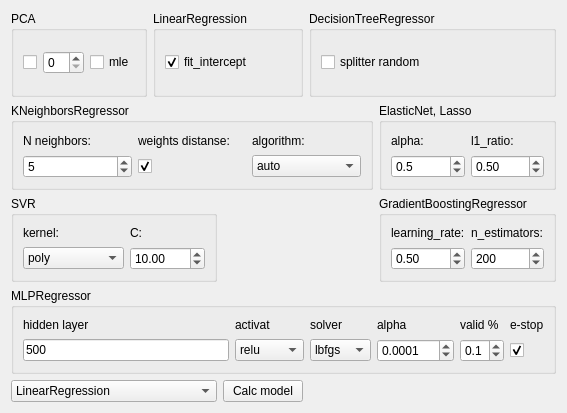
<?xml version="1.0" encoding="UTF-8"?>
<ui version="4.0">
 <class>Form_regression</class>
 <widget class="QWidget" name="Form_regression">
  <property name="geometry">
   <rect>
    <x>0</x>
    <y>0</y>
    <width>567</width>
    <height>413</height>
   </rect>
  </property>
  <property name="windowTitle">
   <string>Regression</string>
  </property>
  <layout class="QGridLayout" name="gridLayout_9">
   <item row="0" column="0">
    <widget class="QGroupBox" name="groupBox_8">
     <property name="title">
      <string>PCA</string>
     </property>
     <layout class="QGridLayout" name="gridLayout_8">
      <item row="0" column="0">
       <widget class="QCheckBox" name="checkBox_pca">
        <property name="text">
         <string/>
        </property>
       </widget>
      </item>
      <item row="0" column="1">
       <widget class="QSpinBox" name="spinBox_pca"/>
      </item>
      <item row="0" column="2">
       <widget class="QCheckBox" name="checkBox_pca_mle">
        <property name="text">
         <string>mle</string>
        </property>
       </widget>
      </item>
     </layout>
    </widget>
   </item>
   <item row="0" column="1" colspan="2">
    <widget class="QGroupBox" name="groupBox">
     <property name="title">
      <string>LinearRegression</string>
     </property>
     <layout class="QGridLayout" name="gridLayout">
      <item row="0" column="0">
       <widget class="QCheckBox" name="checkBox_fit_intercept">
        <property name="toolTip">
         <string>Определяет, нужно ли добавлять свободный член (пересечение) в модель. Если fit_intercept включен, то модель будет иметь угол наклона и свободный член (смещение). Если fit_intercept отключен, то угол наклона будет определен без свободного члена.</string>
        </property>
        <property name="text">
         <string>fit_intercept</string>
        </property>
        <property name="checked">
         <bool>true</bool>
        </property>
       </widget>
      </item>
     </layout>
    </widget>
   </item>
   <item row="0" column="3" colspan="2">
    <widget class="QGroupBox" name="groupBox_3">
     <property name="title">
      <string>DecisionTreeRegressor</string>
     </property>
     <layout class="QGridLayout" name="gridLayout_2">
      <item row="0" column="0">
       <widget class="QCheckBox" name="checkBox_splitter_rnd">
        <property name="toolTip">
         <string>Стратегия, используемая для выбора разделения в узлах. Возможные значения - &quot;best&quot; (выбирается лучшее разделение) или &quot;random&quot; (выбирается случайное разделение)</string>
        </property>
        <property name="text">
         <string>splitter random</string>
        </property>
       </widget>
      </item>
     </layout>
    </widget>
   </item>
   <item row="1" column="0" colspan="4">
    <widget class="QGroupBox" name="groupBox_4">
     <property name="title">
      <string>KNeighborsRegressor</string>
     </property>
     <layout class="QGridLayout" name="gridLayout_4">
      <item row="0" column="1">
       <widget class="QLabel" name="label_41">
        <property name="toolTip">
         <string>Если выключено, все ближайшие соседи вносят одинаковый вклад в прогноз, если включено вклад каждого соседа зависит от его расстояния до целевой точки.</string>
        </property>
        <property name="text">
         <string>weights distanse:</string>
        </property>
       </widget>
      </item>
      <item row="0" column="2">
       <widget class="QLabel" name="label_36">
        <property name="toolTip">
         <string>Выбор определенного алгоритма может ускорить вычисления для больших данных</string>
        </property>
        <property name="text">
         <string>algorithm:</string>
        </property>
       </widget>
      </item>
      <item row="0" column="0">
       <widget class="QLabel" name="label_39">
        <property name="accessibleName">
         <string>Количество ближайших соседей, которые будут использованы для прогнозирования значения.</string>
        </property>
        <property name="text">
         <string>N neighbors:</string>
        </property>
       </widget>
      </item>
      <item row="1" column="0">
       <widget class="QSpinBox" name="spinBox_neighbors">
        <property name="accessibleName">
         <string>Количество ближайших соседей, которые будут использованы для прогнозирования значения.</string>
        </property>
        <property name="minimum">
         <number>1</number>
        </property>
        <property name="maximum">
         <number>1000</number>
        </property>
        <property name="value">
         <number>5</number>
        </property>
       </widget>
      </item>
      <item row="1" column="2">
       <widget class="QComboBox" name="comboBox_knn_algorithm">
        <property name="toolTip">
         <string>Выбор определенного алгоритма может ускорить вычисления для больших данных</string>
        </property>
        <item>
         <property name="text">
          <string>auto</string>
         </property>
        </item>
        <item>
         <property name="text">
          <string>ball_tree</string>
         </property>
        </item>
        <item>
         <property name="text">
          <string>kd_tree</string>
         </property>
        </item>
        <item>
         <property name="text">
          <string>brute</string>
         </property>
        </item>
       </widget>
      </item>
      <item row="1" column="1">
       <widget class="QCheckBox" name="checkBox_knn_weights">
        <property name="toolTip">
         <string>Если выключено, все ближайшие соседи вносят одинаковый вклад в прогноз, если включено вклад каждого соседа зависит от его расстояния до целевой точки.</string>
        </property>
        <property name="text">
         <string/>
        </property>
        <property name="checked">
         <bool>true</bool>
        </property>
       </widget>
      </item>
     </layout>
    </widget>
   </item>
   <item row="1" column="4">
    <widget class="QGroupBox" name="groupBox_2">
     <property name="title">
      <string>ElasticNet, Lasso</string>
     </property>
     <layout class="QGridLayout" name="gridLayout_3">
      <item row="0" column="0">
       <widget class="QLabel" name="label">
        <property name="toolTip">
         <string>Этот параметр контролирует общую силу регуляризации.</string>
        </property>
        <property name="text">
         <string>alpha:</string>
        </property>
       </widget>
      </item>
      <item row="0" column="1">
       <widget class="QLabel" name="label_2">
        <property name="toolTip">
         <string>Этот параметр определяет смешивание регрессии L1 и L2 в ElasticNet. Значение l1_ratio находится в диапазоне от 0 до 1. Когда l1_ratio = 0, это эквивалентно регрессии L2 (Ridge). Когда l1_ratio = 1, это эквивалентно регрессии L1 (Lasso). При значениях между 0 и 1, это комбинация обеих регрессий.</string>
        </property>
        <property name="text">
         <string>l1_ratio:</string>
        </property>
       </widget>
      </item>
      <item row="1" column="0">
       <widget class="QDoubleSpinBox" name="doubleSpinBox_alpha">
        <property name="toolTip">
         <string>Этот параметр контролирует общую силу регуляризации.</string>
        </property>
        <property name="decimals">
         <number>1</number>
        </property>
        <property name="value">
         <double>0.500000000000000</double>
        </property>
       </widget>
      </item>
      <item row="1" column="1">
       <widget class="QDoubleSpinBox" name="doubleSpinBox_l1_ratio">
        <property name="toolTip">
         <string>Этот параметр определяет смешивание регрессии L1 и L2 в ElasticNet. Значение l1_ratio находится в диапазоне от 0 до 1. Когда l1_ratio = 0, это эквивалентно регрессии L2 (Ridge). Когда l1_ratio = 1, это эквивалентно регрессии L1 (Lasso). При значениях между 0 и 1, это комбинация обеих регрессий.</string>
        </property>
        <property name="decimals">
         <number>2</number>
        </property>
        <property name="maximum">
         <double>1.000000000000000</double>
        </property>
        <property name="value">
         <double>0.500000000000000</double>
        </property>
       </widget>
      </item>
     </layout>
    </widget>
   </item>
   <item row="2" column="0" colspan="2">
    <widget class="QGroupBox" name="groupBox_5">
     <property name="title">
      <string>SVR</string>
     </property>
     <layout class="QGridLayout" name="gridLayout_5">
      <item row="0" column="0">
       <widget class="QLabel" name="label_3">
        <property name="toolTip">
         <string>Ядро, которое определяет тип нелинейности в модели. </string>
        </property>
        <property name="text">
         <string>kernel:</string>
        </property>
       </widget>
      </item>
      <item row="0" column="1">
       <widget class="QLabel" name="label_4">
        <property name="toolTip">
         <string>Параметр регуляризации. Он контролирует компромисс между подгонкой данных и регуляризацией. Меньшие значения C приводят к более сильной регуляризации, что может помочь уменьшить переобучение. Большие значения C уменьшают регуляризацию, что может привести к лучшему соответствию данным.</string>
        </property>
        <property name="text">
         <string>C:</string>
        </property>
       </widget>
      </item>
      <item row="1" column="0">
       <widget class="QComboBox" name="comboBox_svr_kernel">
        <property name="toolTip">
         <string>Ядро, которое определяет тип нелинейности в модели. </string>
        </property>
        <item>
         <property name="text">
          <string>poly</string>
         </property>
        </item>
        <item>
         <property name="text">
          <string>rbf</string>
         </property>
        </item>
        <item>
         <property name="text">
          <string>linear</string>
         </property>
        </item>
        <item>
         <property name="text">
          <string>sigmoid</string>
         </property>
        </item>
        <item>
         <property name="text">
          <string>precomputed</string>
         </property>
        </item>
       </widget>
      </item>
      <item row="1" column="1">
       <widget class="QDoubleSpinBox" name="doubleSpinBox_svr_c">
        <property name="toolTip">
         <string>Параметр регуляризации. Он контролирует компромисс между подгонкой данных и регуляризацией. Меньшие значения C приводят к более сильной регуляризации, что может помочь уменьшить переобучение. Большие значения C уменьшают регуляризацию, что может привести к лучшему соответствию данным.</string>
        </property>
        <property name="minimum">
         <double>0.010000000000000</double>
        </property>
        <property name="value">
         <double>10.000000000000000</double>
        </property>
       </widget>
      </item>
     </layout>
    </widget>
   </item>
   <item row="2" column="4">
    <widget class="QGroupBox" name="groupBox_6">
     <property name="title">
      <string>GradientBoostingRegressor</string>
     </property>
     <layout class="QGridLayout" name="gridLayout_6">
      <item row="0" column="0">
       <widget class="QLabel" name="label_5">
        <property name="toolTip">
         <string>Этот параметр контролирует величину шага при обновлении весов моделей на каждой итерации бустинга. Меньшие значения learning_rate требуют большего числа деревьев для достижения хорошей точности, но могут улучшить устойчивость модели.</string>
        </property>
        <property name="text">
         <string>learning_rate:</string>
        </property>
       </widget>
      </item>
      <item row="0" column="1">
       <widget class="QLabel" name="label_6">
        <property name="toolTip">
         <string>Это количество базовых моделей (например, деревьев решений), которые будут объединены для создания финальной модели. Большее количество деревьев может улучшить точность модели, но также увеличит время обучения. </string>
        </property>
        <property name="text">
         <string>n_estimators:</string>
        </property>
       </widget>
      </item>
      <item row="1" column="0">
       <widget class="QDoubleSpinBox" name="doubleSpinBox_learning_rate">
        <property name="toolTip">
         <string>Этот параметр контролирует величину шага при обновлении весов моделей на каждой итерации бустинга. Меньшие значения learning_rate требуют большего числа деревьев для достижения хорошей точности, но могут улучшить устойчивость модели.</string>
        </property>
        <property name="minimum">
         <double>0.010000000000000</double>
        </property>
        <property name="singleStep">
         <double>0.100000000000000</double>
        </property>
        <property name="value">
         <double>0.500000000000000</double>
        </property>
       </widget>
      </item>
      <item row="1" column="1">
       <widget class="QSpinBox" name="spinBox_n_estimators">
        <property name="toolTip">
         <string>Это количество базовых моделей (например, деревьев решений), которые будут объединены для создания финальной модели. Большее количество деревьев может улучшить точность модели, но также увеличит время обучения. </string>
        </property>
        <property name="minimum">
         <number>1</number>
        </property>
        <property name="maximum">
         <number>1000</number>
        </property>
        <property name="singleStep">
         <number>50</number>
        </property>
        <property name="value">
         <number>200</number>
        </property>
       </widget>
      </item>
     </layout>
    </widget>
   </item>
   <item row="3" column="0" colspan="5">
    <widget class="QGroupBox" name="groupBox_7">
     <property name="title">
      <string>MLPRegressor</string>
     </property>
     <layout class="QGridLayout" name="gridLayout_7">
      <item row="0" column="0">
       <widget class="QLabel" name="label_31">
        <property name="toolTip">
         <string>Это кортеж, определяющий количество нейронов в каждом скрытом слое. Например, &quot;100&quot; означает один скрытый слой с 100 нейронами, а &quot;50 30&quot; означает два скрытых слоя, в первом 50 нейронов, во втором - 30 нейронов. Вы можете экспериментировать с различными комбинациями слоев и нейронов, чтобы получить лучшие результаты.</string>
        </property>
        <property name="text">
         <string>hidden layer</string>
        </property>
       </widget>
      </item>
      <item row="0" column="1">
       <widget class="QLabel" name="label_32">
        <property name="toolTip">
         <string>Этот параметр определяет функцию активации для скрытых слоев. Функция активации добавляет нелинейность в модель, что позволяет ей обучаться сложным зависимостям в данных.</string>
        </property>
        <property name="text">
         <string>activat</string>
        </property>
       </widget>
      </item>
      <item row="0" column="2">
       <widget class="QLabel" name="label_33">
        <property name="toolTip">
         <string>Этот параметр определяет метод оптимизации весов в нейронной сети. </string>
        </property>
        <property name="text">
         <string>solver</string>
        </property>
       </widget>
      </item>
      <item row="0" column="3">
       <widget class="QLabel" name="label_34">
        <property name="toolTip">
         <string>Параметр регуляризации L2 (гребневая регрессия). Он помогает предотвратить переобучение, уменьшая веса нейронов. </string>
        </property>
        <property name="text">
         <string>alpha</string>
        </property>
       </widget>
      </item>
      <item row="0" column="4">
       <widget class="QLabel" name="label_35">
        <property name="toolTip">
         <string>Параметр контролирует долю данных, которые будут отложены (зарезервированы) для проверки модели на каждой итерации обучения. Когда модель обучается на обучающем наборе данных, она может использовать валидационный набор для оценки качества обучения на каждой эпохе. Это позволяет отслеживать процесс обучения и раннее обнаруживать переобучение или недообучение.</string>
        </property>
        <property name="text">
         <string>valid %</string>
        </property>
       </widget>
      </item>
      <item row="0" column="5">
       <widget class="QLabel" name="label_19">
        <property name="toolTip">
         <string>Если включено, процесс обучения будет автоматически прекращен, когда метрика качества на валидационном наборе перестанет улучшаться после некоторого числа итераций (эпох). Другими словами, обучение будет остановлено, когда модель начнет переобучаться и метрика качества на валидационном наборе начнет ухудшаться.</string>
        </property>
        <property name="text">
         <string>e-stop</string>
        </property>
       </widget>
      </item>
      <item row="1" column="0">
       <widget class="QLineEdit" name="lineEdit_layer_mlp">
        <property name="toolTip">
         <string>Это кортеж, определяющий количество нейронов в каждом скрытом слое. Например, &quot;100&quot; означает один скрытый слой с 100 нейронами, а &quot;50 30&quot; означает два скрытых слоя, в первом 50 нейронов, во втором - 30 нейронов. Вы можете экспериментировать с различными комбинациями слоев и нейронов, чтобы получить лучшие результаты.</string>
        </property>
        <property name="text">
         <string>500</string>
        </property>
       </widget>
      </item>
      <item row="1" column="1">
       <widget class="QComboBox" name="comboBox_activation_mlp">
        <property name="toolTip">
         <string>Этот параметр определяет функцию активации для скрытых слоев. Функция активации добавляет нелинейность в модель, что позволяет ей обучаться сложным зависимостям в данных.</string>
        </property>
        <item>
         <property name="text">
          <string>relu</string>
         </property>
        </item>
        <item>
         <property name="text">
          <string>logistic</string>
         </property>
        </item>
        <item>
         <property name="text">
          <string>tanh</string>
         </property>
        </item>
        <item>
         <property name="text">
          <string>identity</string>
         </property>
        </item>
       </widget>
      </item>
      <item row="1" column="2">
       <widget class="QComboBox" name="comboBox_solvar_mlp">
        <property name="toolTip">
         <string>Этот параметр определяет метод оптимизации весов в нейронной сети. </string>
        </property>
        <property name="currentIndex">
         <number>1</number>
        </property>
        <item>
         <property name="text">
          <string>adam</string>
         </property>
        </item>
        <item>
         <property name="text">
          <string>lbfgs</string>
         </property>
        </item>
        <item>
         <property name="text">
          <string>sgd</string>
         </property>
        </item>
       </widget>
      </item>
      <item row="1" column="3">
       <widget class="QDoubleSpinBox" name="doubleSpinBox_alpha_mlp">
        <property name="toolTip">
         <string>Параметр регуляризации L2 (гребневая регрессия). Он помогает предотвратить переобучение, уменьшая веса нейронов. </string>
        </property>
        <property name="decimals">
         <number>4</number>
        </property>
        <property name="maximum">
         <double>100.000000000000000</double>
        </property>
        <property name="singleStep">
         <double>0.100000000000000</double>
        </property>
        <property name="value">
         <double>0.000100000000000</double>
        </property>
       </widget>
      </item>
      <item row="1" column="4">
       <widget class="QDoubleSpinBox" name="doubleSpinBox_valid_mlp">
        <property name="toolTip">
         <string>Параметр контролирует долю данных, которые будут отложены (зарезервированы) для проверки модели на каждой итерации обучения. Когда модель обучается на обучающем наборе данных, она может использовать валидационный набор для оценки качества обучения на каждой эпохе. Это позволяет отслеживать процесс обучения и раннее обнаруживать переобучение или недообучение.</string>
        </property>
        <property name="decimals">
         <number>1</number>
        </property>
        <property name="maximum">
         <double>1.000000000000000</double>
        </property>
        <property name="singleStep">
         <double>0.100000000000000</double>
        </property>
        <property name="value">
         <double>0.100000000000000</double>
        </property>
       </widget>
      </item>
      <item row="1" column="5">
       <widget class="QCheckBox" name="checkBox_e_stop_mlp">
        <property name="toolTip">
         <string>Если включено, процесс обучения будет автоматически прекращен, когда метрика качества на валидационном наборе перестанет улучшаться после некоторого числа итераций (эпох). Другими словами, обучение будет остановлено, когда модель начнет переобучаться и метрика качества на валидационном наборе начнет ухудшаться.</string>
        </property>
        <property name="text">
         <string/>
        </property>
        <property name="checked">
         <bool>true</bool>
        </property>
       </widget>
      </item>
     </layout>
    </widget>
   </item>
   <item row="4" column="0" colspan="2">
    <widget class="QComboBox" name="comboBox_model_ai">
     <item>
      <property name="text">
       <string>LinearRegression</string>
      </property>
     </item>
     <item>
      <property name="text">
       <string>Lasso</string>
      </property>
     </item>
     <item>
      <property name="text">
       <string>ElasticNet</string>
      </property>
     </item>
     <item>
      <property name="text">
       <string>DecisionTreeRegressor</string>
      </property>
     </item>
     <item>
      <property name="text">
       <string>KNeighborsRegressor</string>
      </property>
     </item>
     <item>
      <property name="text">
       <string>SVR</string>
      </property>
     </item>
     <item>
      <property name="text">
       <string>MLPRegressor</string>
      </property>
     </item>
     <item>
      <property name="text">
       <string>GradientBoostingRegressor</string>
      </property>
     </item>
    </widget>
   </item>
   <item row="4" column="2">
    <widget class="QPushButton" name="pushButton_calc_model">
     <property name="text">
      <string>Calc model</string>
     </property>
    </widget>
   </item>
  </layout>
 </widget>
 <resources/>
 <connections/>
</ui>
